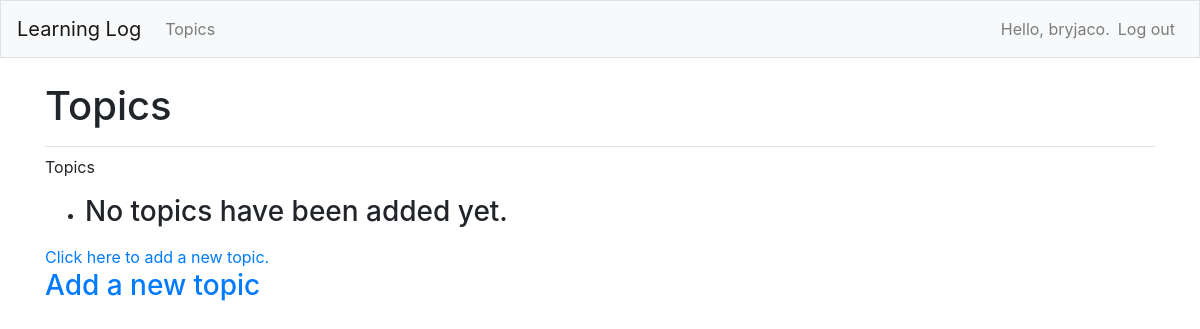
/topics/ (signed in), run on an earlier commit of the app's database.
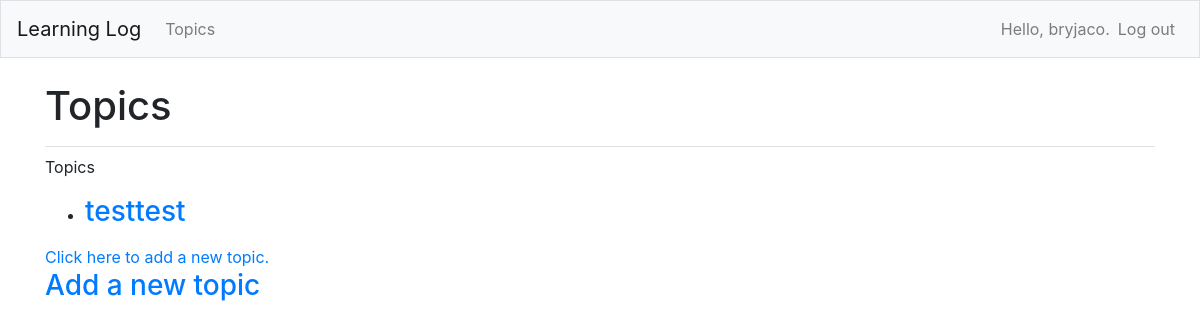
And on a later commit of the database.
### learning_logs/models.py (models this page shows)
class Topic(models.Model):
    text = models.CharField(max_length=200)
    date_added = models.DateTimeField(auto_now_add=True)
    owner = models.ForeignKey(User, on_delete=models.CASCADE)
    def __str__(self):
        return self.text

### learning_logs/views.py (the view)
# urls.py: path('topics/',views.topics,name='topics'),
@login_required
def topics(request): # topics() func takes request obj as param.
    topics = Topic.objects.filter(owner=request.user).order_by('date_added') # this is a db query. It's so clean!!
    context = {'topics': topics}
    return render(request, 'learning_logs/topics.html', context)

### learning_logs/templates/learning_logs/topics.html
{% extends "learning_logs/base.html" %}
{% block page_header %}
	<h1>Topics</h1>
{% endblock page_header %}
{% block content %}
	<p>Topics</p>
	<ul>
	{% for topic in topics %}
		<li><h3>
			<a href="{% url 'learning_logs:topic' topic.id %}">{{ topic }}</a>
		</h3></li>
	{% empty %}
		<li><h3>No topics have been added yet.</h3></li>
	{% endfor %}
	</ul>
	<a href="{% url 'learning_logs:new_topic' %}">Click here to add a new topic.</a>
	<h3><a href="{% url 'learning_logs:new_topic' %}">Add a new topic</a></h3>
{% endblock content %}

What changed in the data, as far as the page shows it:
added Topic: text "testtest"
Also different on the page:
text no longer shown: "No topics have been added yet."
